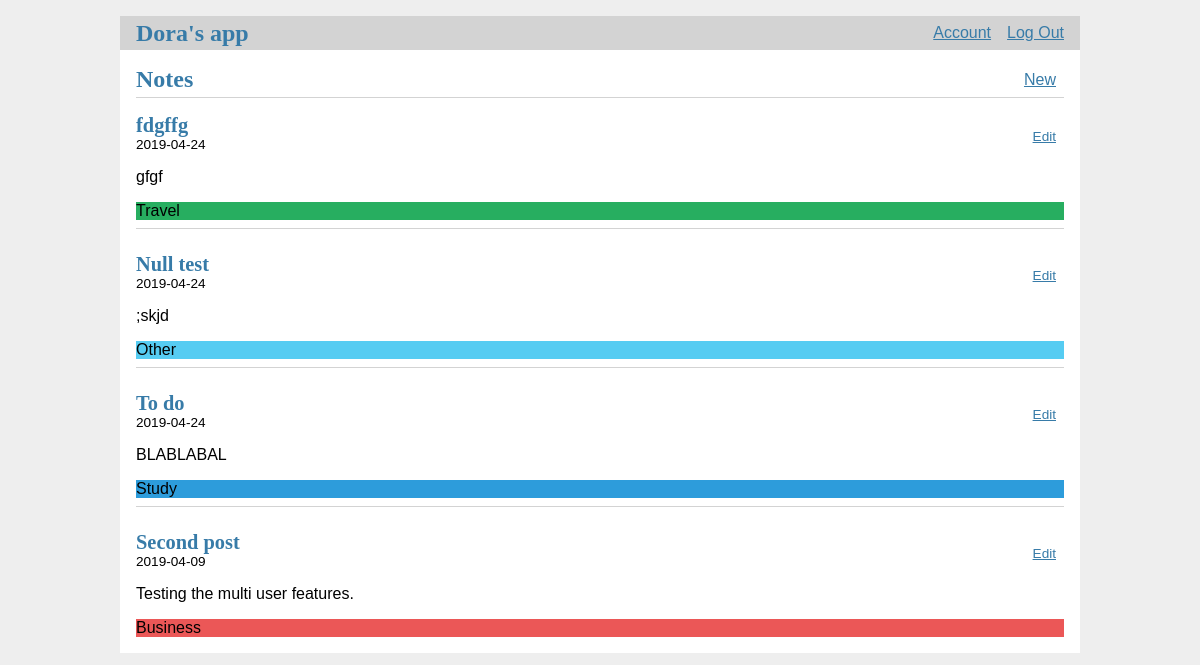
The app's page / (signed in) with its own data.
### tables this page shows
CREATE TABLE "post" (
	"id"	INTEGER PRIMARY KEY AUTOINCREMENT,
	"author_id"	INTEGER NOT NULL,
	"created"	TIMESTAMP NOT NULL DEFAULT CURRENT_TIMESTAMP,
	"title"	TEXT NOT NULL,
	"body"	TEXT NOT NULL,
	"category_id"	INTEGER,
	FOREIGN KEY("author_id") REFERENCES "user"("id") ON DELETE CASCADE,
	FOREIGN KEY("category_id") REFERENCES "category"("id") ON DELETE RESTRICT
);

CREATE TABLE category (
  id INTEGER PRIMARY KEY AUTOINCREMENT,
  title TEXT NOT NULL,
  color TEXT NOT NULL
);

### flaskr/blog.py (the view)
@bp.route('/')
@login_required #added
def index():
    db = get_db()
    posts = db.execute(
        'SELECT p.id, p.title AS p_title, p.body, p.created, p.author_id, u.username, p.category_id, c.title AS c_title, c.color '
        ' FROM post p '
        ' JOIN user u ON p.author_id = u.id'
        ' JOIN category c ON p.category_id = c.id'
        ' WHERE username="{}"'
        ' ORDER BY created DESC'.format(session['username'])
    ).fetchall()
    print(posts, file=sys.stdout)
    return render_template('blog/index.html', posts=posts)

### flaskr/auth.py (called while the page is built)
@bp.before_app_request
def load_logged_in_user():
    user_id = session.get('user_id')
    if user_id is None:
        g.user = None
    else:
        g.user = get_db().execute(
            'SELECT * FROM user WHERE id = ?', (user_id,)
        ).fetchone()

def login_required(view):
    @functools.wraps(view)
    def wrapped_view(**kwargs):
        if g.user is None:
            return redirect(url_for('auth.login'))
        return view(**kwargs)
    return wrapped_view

### flaskr/db.py (called while the page is built)
def get_db():
    if 'db' not in g:
        g.db = sqlite3.connect(
            current_app.config['DATABASE'],
            detect_types=sqlite3.PARSE_DECLTYPES
        )
        g.db.row_factory = sqlite3.Row
        g.db.execute('PRAGMA foreign_keys=on')
    return g.db

### flaskr/templates/blog/index.html
{% extends 'base.html' %}
{% block header %}
  <h1>{% block title %}Notes{% endblock %}</h1>
  {% if g.user %}
    <a class="action" href="{{ url_for('blog.create') }}">New</a>
  {% endif %}
{% endblock %}
{% block content %}
  {% for post in posts %}
    <article class="post">
      <header>
        <div>
          <h1>{{ post['p_title'] }}</h1>
          <div class="about">{{ post['created'].strftime('%Y-%m-%d') }}</div>
        </div>
        {% if g.user['id'] == post['author_id'] %}
          <a class="action" href="{{ url_for('blog.update', id=post['id']) }}">Edit</a>
        {% endif %}
      </header>
      <p class="body">{{ post['body'] }}</p>
     <div class="category" style="background-color:{{post['color']}}"> {{ post['c_title'] }}</div>
    </article>
    {% if not loop.last %}
      <hr>
    {% endif %}
  {% endfor %}
{% endblock %}

### flaskr/templates/base.html (shortened to what this page needs)
<!doctype html>
<link rel="stylesheet" href="{{ url_for('static', filename='style.css') }}">
<nav>
  <h1><a href="{{ url_for('index') }}">Dora's app</a></h1>
  <ul>
    {% if g.user %}
      <li><a href="{{ url_for('account.account_overview') }}">Account</a>
      <li><a href="{{ url_for('auth.logout') }}">Log Out</a>
    {% else %}
      <li><a href="{{ url_for('auth.register') }}">Register</a>
      <li><a href="{{ url_for('auth.login') }}">Log In</a>
    {% endif %}
  </ul>
</nav>
<section class="content">
  <header>
    {% block header %}{% endblock %}
  </header>
  {% block content %}{% endblock %}
</section>

### flaskr/static/style.css (style rules this page uses)
h1 { font-family: serif; color: #377ba8; margin: 1rem 0; }
a { color: #377ba8; }
hr { border: none; border-top: 1px solid lightgray; }
nav { background: lightgray; display: flex; align-items: center; padding: 0 0.5rem; }
nav h1 { flex: auto; margin: 0; }
nav h1 a { text-decoration: none; padding: 0.25rem 0.5rem; }
nav ul { display: flex; list-style: none; margin: 0; padding: 0; }
nav ul li a, nav ul li span, header .action { display: block; padding: 0.5rem; }
.content { padding: 0 1rem 1rem; }
.content > header { border-bottom: 1px solid lightgray; display: flex; align-items: flex-end; }
.content > header h1 { flex: auto; margin: 1rem 0 0.25rem 0; }
.post > header { display: flex; align-items: flex-end; font-size: 0.85em; }
.post > header > div:first-of-type { flex: auto; }
.post > header h1 { font-size: 1.5em; margin-bottom: 0; }
.post .body { white-space: pre-line; }
.content:last-child { margin-bottom: 0; }

### records on screen
post: p_title "fdgffg", created "2019-04-24", body "gfgf", c_title "Travel"
post: p_title "Null test", created "2019-04-24", body ";skjd", c_title "Other"
post: p_title "To do", created "2019-04-24", body "BLABLABAL", c_title "Study"
post: p_title "Second post", created "2019-04-09", body "Testing the multi user features.", c_title "Business"
